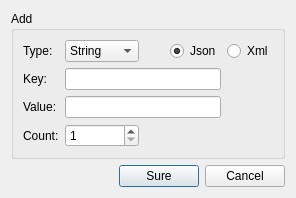
<?xml version="1.0" encoding="UTF-8"?>
<ui version="4.0">
 <class>EditDialog</class>
 <widget class="QDialog" name="EditDialog">
  <property name="geometry">
   <rect>
    <x>0</x>
    <y>0</y>
    <width>296</width>
    <height>184</height>
   </rect>
  </property>
  <property name="windowTitle">
   <string>Dialog</string>
  </property>
  <layout class="QGridLayout" name="gridLayout_2">
   <item row="1" column="0">
    <spacer name="horizontalSpacer_2">
     <property name="orientation">
      <enum>Qt::Horizontal</enum>
     </property>
     <property name="sizeHint" stdset="0">
      <size>
       <width>183</width>
       <height>20</height>
      </size>
     </property>
    </spacer>
   </item>
   <item row="1" column="1">
    <widget class="QPushButton" name="sureButton">
     <property name="text">
      <string>Sure</string>
     </property>
    </widget>
   </item>
   <item row="1" column="2">
    <widget class="QPushButton" name="cancelButton">
     <property name="text">
      <string>Cancel</string>
     </property>
    </widget>
   </item>
   <item row="0" column="0" colspan="3">
    <widget class="QGroupBox" name="groupBox">
     <property name="title">
      <string>Add</string>
     </property>
     <layout class="QGridLayout" name="gridLayout">
      <item row="0" column="0">
       <widget class="QLabel" name="label">
        <property name="text">
         <string>Type:</string>
        </property>
       </widget>
      </item>
      <item row="0" column="1">
       <widget class="QComboBox" name="comboBox">
        <item>
         <property name="text">
          <string>String</string>
         </property>
        </item>
        <item>
         <property name="text">
          <string>Number</string>
         </property>
        </item>
        <item>
         <property name="text">
          <string>Bool</string>
         </property>
        </item>
        <item>
         <property name="text">
          <string>Null</string>
         </property>
        </item>
        <item>
         <property name="text">
          <string>Object</string>
         </property>
        </item>
        <item>
         <property name="text">
          <string>Array</string>
         </property>
        </item>
       </widget>
      </item>
      <item row="0" column="3">
       <widget class="QRadioButton" name="jsonButton">
        <property name="text">
         <string>Json</string>
        </property>
        <property name="checked">
         <bool>true</bool>
        </property>
        <property name="autoExclusive">
         <bool>true</bool>
        </property>
       </widget>
      </item>
      <item row="0" column="4">
       <widget class="QRadioButton" name="xmlButton">
        <property name="text">
         <string>Xml</string>
        </property>
       </widget>
      </item>
      <item row="1" column="0">
       <widget class="QLabel" name="label_3">
        <property name="text">
         <string>Key:</string>
        </property>
       </widget>
      </item>
      <item row="1" column="1" colspan="3">
       <widget class="QLineEdit" name="keyLineEdit"/>
      </item>
      <item row="2" column="0">
       <widget class="QLabel" name="label_2">
        <property name="text">
         <string>Value:</string>
        </property>
       </widget>
      </item>
      <item row="2" column="1" colspan="3">
       <widget class="QLineEdit" name="valueLineEdit"/>
      </item>
      <item row="3" column="0">
       <widget class="QLabel" name="label_4">
        <property name="text">
         <string>Count:</string>
        </property>
       </widget>
      </item>
      <item row="3" column="1">
       <widget class="QSpinBox" name="spinBox">
        <property name="minimum">
         <number>1</number>
        </property>
        <property name="maximum">
         <number>100000</number>
        </property>
       </widget>
      </item>
      <item row="3" column="2" colspan="3">
       <spacer name="horizontalSpacer">
        <property name="orientation">
         <enum>Qt::Horizontal</enum>
        </property>
        <property name="sizeHint" stdset="0">
         <size>
          <width>143</width>
          <height>20</height>
         </size>
        </property>
       </spacer>
      </item>
     </layout>
    </widget>
   </item>
  </layout>
 </widget>
 <resources/>
 <connections/>
</ui>
